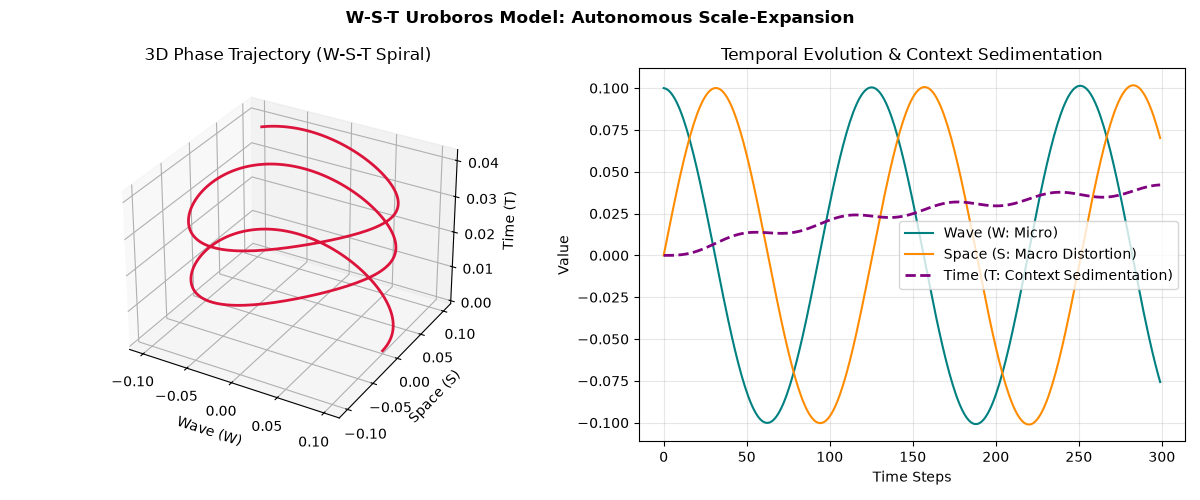

Generate this figure with Python:
import numpy as np
import matplotlib.pyplot as plt

# ==========================================
# 1. 宇宙の初期条件 (ミニマル・パラメータ)
# ==========================================
W, S, T = 0.1, 0.0, 0.0
STEPS = 300
dt = 0.05

history = np.zeros((STEPS, 3))

# ==========================================
# 2. ウロボロス・ダイナミクス (自己参照ループ)
# ==========================================
for step in range(STEPS):
    history[step] = [W, S, T]

    dW = -S - 0.05 * W                  # 空間の歪みが波を押え込む (飽和コスト)
    dS = W + 0.1 * T * S                # 時間の慣性(T)が、空間の歪み(S)を非線形に爆発させる
    dT = (S**2) - 0.1 * T               # 空間の歪みのゴミが底に沈澱し、時間の矢 (T)を生成する

    # 状態の更新 (時間積分)
    W += dW * dt
    S += dS * dt
    T += dT * dt

# ==========================================
# 3. 創発の軌跡の可視化 (修正版)
# ==========================================
fig = plt.figure(figsize=(12, 5))
fig.suptitle("W-S-T Uroboros Model: Autonomous Scale-Expansion", fontsize=12, fontweight='bold')

# 左画面：ミクロの関係性が紡ぎ出す「自発的拡大の螺旋」
ax1 = fig.add_subplot(121, projection='3d')
ax1.plot(history[:, 0], history[:, 1], history[:, 2], color='crimson', lw=2)
ax1.set_title("3D Phase Trajectory (W-S-T Spiral)")
ax1.set_xlabel("Wave (W)")
ax1.set_ylabel("Space (S)")
ax1.set_zlabel("Time (T)")
ax1.grid(True, alpha=0.3)

# 右画面：すべての要素のダイナミクスをプロット
ax2 = fig.add_subplot(122)
ax2.plot(history[:, 0], label='Wave (W: Micro)', color='teal', lw=1.5)
ax2.plot(history[:, 1], label='Space (S: Macro Distortion)', color='darkorange', lw=1.5)
ax2.plot(history[:, 2], label='Time (T: Context Sedimentation)', color='purple', lw=2, linestyle='--')
ax2.set_title("Temporal Evolution & Context Sedimentation")
ax2.set_xlabel("Time Steps")
ax2.set_ylabel("Value")
ax2.legend()
ax2.grid(True, alpha=0.3)

plt.tight_layout()
plt.show()
